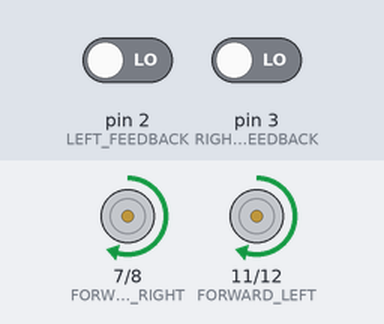
Bench run of a sketch on a simulated Arduino Uno, built with avr-gcc and run on an emulated ATmega328P. Parts: motor-driver pin pairs drawn as motors (green arrow = first pin HIGH = forward, orange = second pin HIGH = backward, longer = more drive, scaled by the enable pin). The test bench sets the inputs (shaded band); at power-on: pin 2 (LEFT_FEEDBACK) LOW, pin 3 (RIGHT_FEEDBACK) LOW.

Above: at 0.1 s.
At 8.1 s:
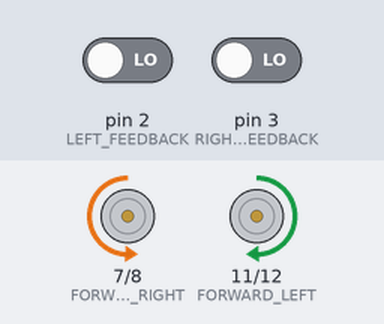
At 22.1 s:
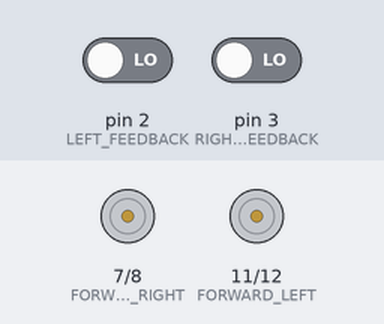
Timing chart, 0 to 23.6 s (numbered marks = the images above):
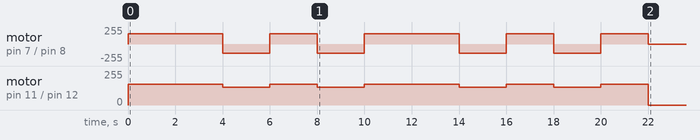

The sketch:

Story_8.ino
```cpp
int const FORWARD_RIGHT = 7;
int const REVERSE_RIGHT = 8;
int const ENABLE_RIGHT = 9;
int const ENABLE_LEFT = 10;
int const FORWARD_LEFT = 11;
int const REVERSE_LEFT = 12;
const int LEFT_FEEDBACK = 2;
const int RIGHT_FEEDBACK = 3;
volatile int leftcounter = 0;
volatile int rightcounter = 0;

void setup()
{
  Serial.begin(115200);
  attachInterrupt(digitalPinToInterrupt(LEFT_FEEDBACK), LeftMotorISR,RISING);
  attachInterrupt(digitalPinToInterrupt(RIGHT_FEEDBACK), RightMotorISR,RISING);
  pinMode(FORWARD_LEFT, OUTPUT);
  pinMode(REVERSE_LEFT, OUTPUT);
  pinMode(REVERSE_RIGHT, OUTPUT);
  pinMode(FORWARD_RIGHT, OUTPUT);
  pinMode(ENABLE_RIGHT, OUTPUT);
  pinMode(ENABLE_LEFT, OUTPUT);
}
void loop()
    {
  /*
  if(millis() > 40000) {
  stop();
  delay(1500);
  exit(0);
  }
  */

  // Left Square
  /*
  forwards(155,155);
  delay(2000);
  turningleft();
  delay(2000);
  forwards(155,155);
  delay(2000);
  turningleft();
  delay(2000);
  forwards(155,155);
  delay(4000);
  turningleft();
  delay(2000);
  forwards(155,155);
  delay(2000);
  turningleft();
  delay(2000);

  */
  // Right Square

  forwards(155,155);
  delay(4000);
  turningright(135,135);
  delay(2000);
  forwards(155,155);
  delay(2000);
  turningright(135,135);
  delay(2000);
  forwards(155,155);
  delay(4000);
  turningright(135,135);
  delay(2000);
  forwards(155,155);
  delay(2000);
  turningright(135,135);
  delay(2000);
  forwards(155,155);
  delay(2000);
  stop();
  delay(10000000);


} // end of loop

void LeftMotorISR()
    {
    leftcounter++;
     }

void RightMotorISR()
    {
    rightcounter++;
     }

  void forwards(int leftspeed, int rightspeed)
  {
  analogWrite(ENABLE_RIGHT, rightspeed);
  analogWrite(ENABLE_LEFT, leftspeed);
  digitalWrite(FORWARD_RIGHT, HIGH);
  digitalWrite(FORWARD_LEFT, HIGH);
  digitalWrite(REVERSE_LEFT, LOW);
  digitalWrite(REVERSE_RIGHT, LOW);
             }


void turningleft() {
  analogWrite(ENABLE_RIGHT, 120);
  analogWrite(ENABLE_LEFT, 120);
  digitalWrite(FORWARD_RIGHT, HIGH);
  digitalWrite(FORWARD_LEFT, LOW);
  digitalWrite(REVERSE_LEFT, HIGH);
  digitalWrite(REVERSE_RIGHT, LOW);
}
void turningright(int leftspeed, int rightspeed) {
  analogWrite(ENABLE_RIGHT, rightspeed);
  analogWrite(ENABLE_LEFT, leftspeed);
  digitalWrite(FORWARD_RIGHT, LOW);
  digitalWrite(FORWARD_LEFT, HIGH);
  digitalWrite(REVERSE_LEFT, LOW);
  digitalWrite(REVERSE_RIGHT, HIGH);
}

  void backwards()
  {
  digitalWrite(ENABLE_RIGHT, HIGH);
  digitalWrite(ENABLE_LEFT, HIGH);
  digitalWrite(FORWARD_LEFT, LOW);
  digitalWrite(FORWARD_RIGHT, LOW);
  digitalWrite(REVERSE_LEFT, HIGH);
  digitalWrite(REVERSE_RIGHT, HIGH);
           }
  void stop()
  {
  digitalWrite(ENABLE_RIGHT, LOW);
  digitalWrite(ENABLE_LEFT, LOW);
  digitalWrite(FORWARD_LEFT, LOW);
  digitalWrite(FORWARD_RIGHT, LOW);
  digitalWrite(REVERSE_LEFT, LOW);
  digitalWrite(REVERSE_RIGHT, LOW);
               }

void controlleft() {
  if (rightcounter > leftcounter)
  {
     forwards(165,155);
  }
}

void controlright() {
  if (leftcounter < rightcounter)
  {
    forwards(155,165);
  }
}
```

Measured:
- by itself, motor on pin 11 (FORWARD_LEFT) / pin 12 (REVERSE_LEFT): stopped → forward 155/255 at 0.00 s, → forward 135/255 4.0 s later, → forward 155/255 2.0 s later, → forward 135/255 2.0 s later, … (10 changes in this stretch)
- by itself, motor on pin 7 (FORWARD_RIGHT) / pin 8 (REVERSE_RIGHT): stopped → forward 155/255 at 0.00 s, → backward 135/255 4.0 s later, → forward 155/255 2.0 s later, → backward 135/255 2.0 s later, … (10 changes in this stretch)
